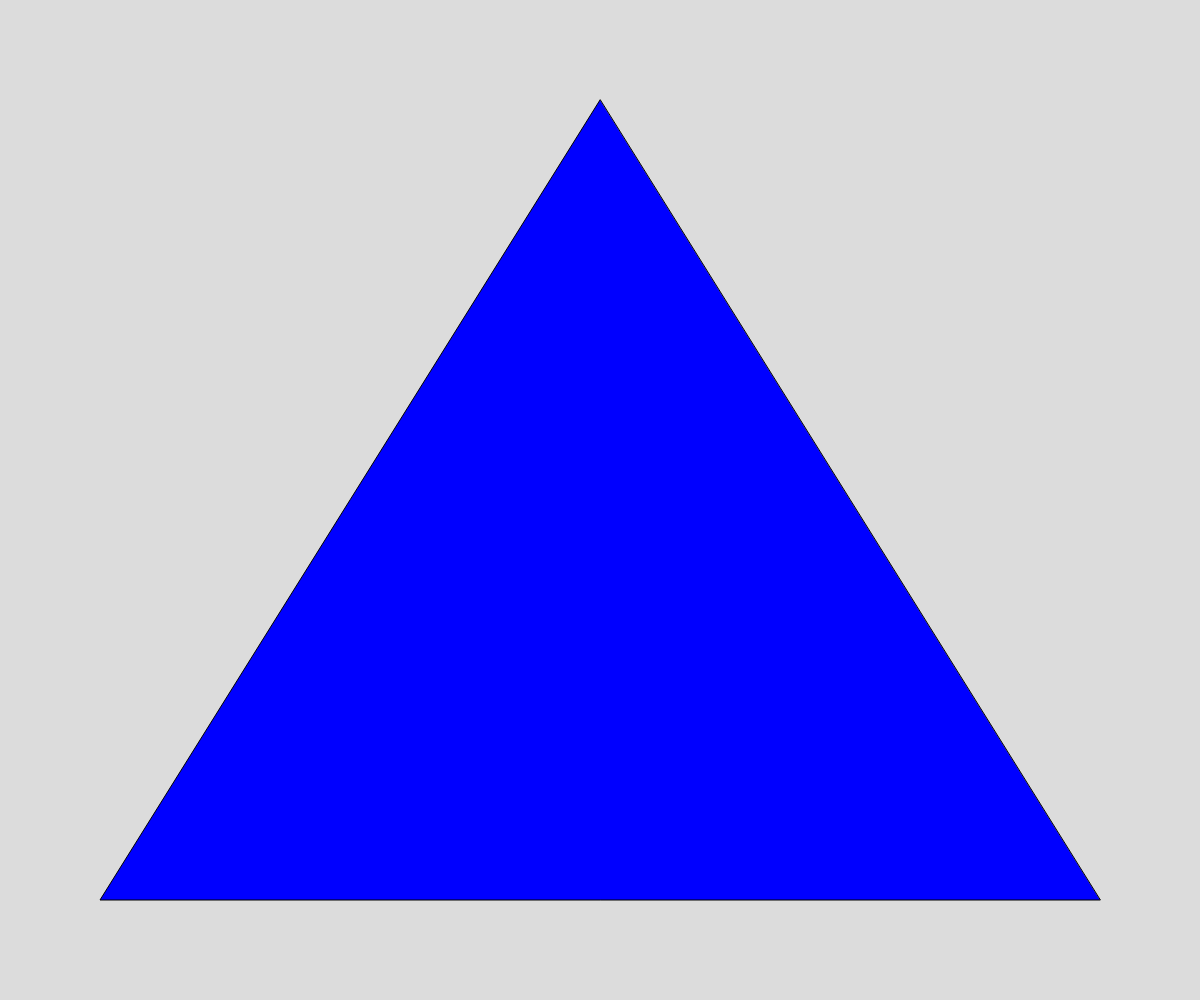
Frame 1 (no input)
Frame 60 (no input): identical to frame 1, image omitted
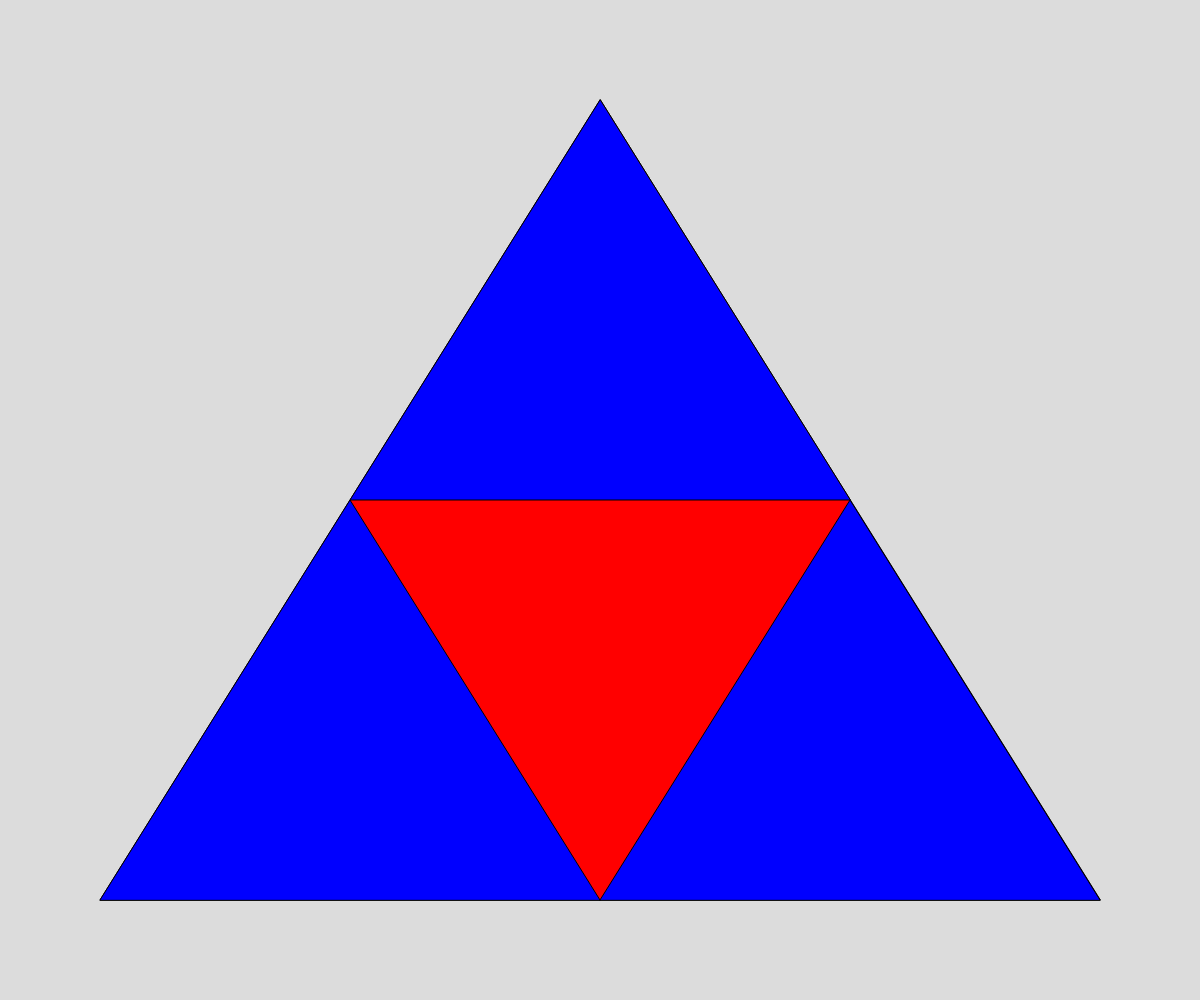
Frame 120 (the mouse pressed at the canvas centre since frame 60)

The p5.js sketch that drew these frames (run headless with seeded random() and noise() and a simulated clock; from frame 60 on, the mouse is pressed at the canvas centre):

// p5.js sketch
// ── sketch.js
// Triangle Recursion demo

let triangleVertices;

let numberTriangle = 0;


function setup() {
  createCanvas(windowWidth, windowHeight);
  triangleVertices = [
    {x: width/2, y: 100},
    {x: 100, y: height - 100},
    {x: width - 100, y: height - 100}
  ];
}

function draw() {
  background(220);
  sirpin(triangleVertices, numberTriangle);
}


function sirpin(points, depth) {
  let theColors = ["blue", "red", "green", "white", "yellow", "pink", "orange", "purple", "black"]
  fill(theColors[depth % theColors.length]);
  triangle(points[0].x, points[0].y, points[1].x, points[1].y, points[2].x, points[2].y);
  if(depth > 0) {
    sirpin([points[1], GetMidPoint(points[0], points[1]), GetMidPoint(points[1], points[2])], depth - 1);
    sirpin([points[0], GetMidPoint(points[0], points[1]), GetMidPoint(points[0], points[2])], depth - 1);
    sirpin([points[2], GetMidPoint(points[0], points[2]), GetMidPoint(points[1], points[2])], depth - 1);
  }
}

function mousePressed() {
  numberTriangle ++;
}

function GetMidPoint(point1, point2) {
  let midx = (point1.x + point2.x)/2;
  let midy = (point1.y + point2.y)/2;
  return {x: midx, y: midy};
}
